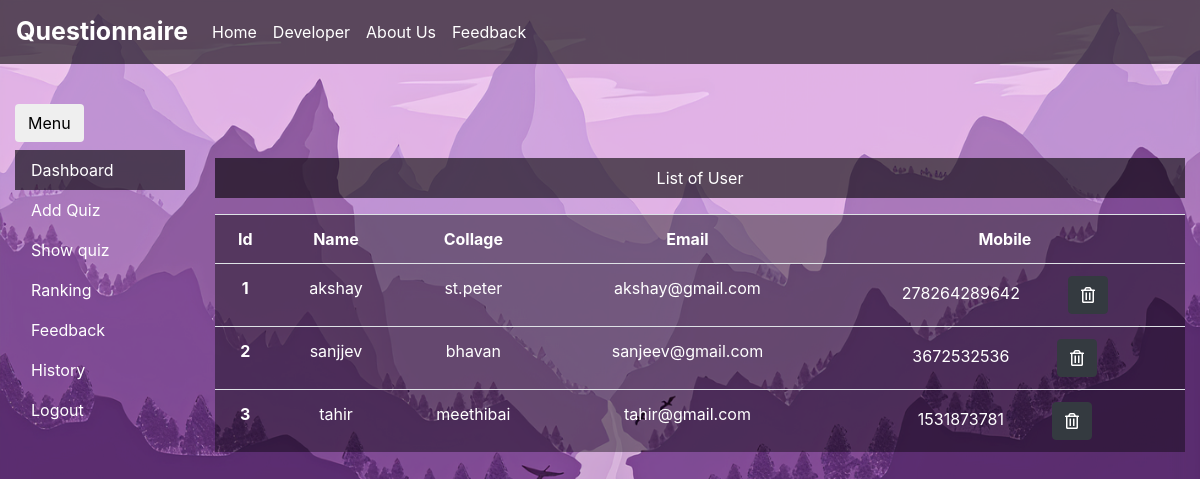
Page /admin/dashboard.php (signed in) on the committed database.
### tables this page shows
CREATE TABLE `user` (
  `name` varchar(50) NOT NULL,
  `gender` varchar(6) NOT NULL,
  `collage` varchar(50) NOT NULL,
  `email` varchar(80) NOT NULL,
  `mob` bigint(20) NOT NULL,
  `password` varchar(50) NOT NULL
);

### admin/dashboard.php (the view, shortened to what this page needs)
<?php
include('includes/header.php');
include('../dbcon.php');
  echo' <div class="col-sm-9 col-md-10 text-center" id="gob">
    <p class="p-2 mt-2 text-white " style="background-color: rgba(0, 0, 0, 0.6);">List of User</p>';
$sql="select * from user";
$result=$conn->query($sql);
if ($result->num_rows>0)
{
    echo '<table class="table"  style="color:white; background-color: rgba(0, 0, 0, 0.4);">
    <tbody>
    <tr>
    <th>Id</th>
    <th>Name</th>
    <th>Collage</th>
    <th>Email</th>
    <th>Mobile</th>
    </tr>
    ';
    $c=1;
    while($row=$result->fetch_assoc())
    {
     echo '<tr>
     <th>'.$c++.'</th>
     <td>'.$row["name"].'</td>
     <td>'.$row["collage"].'</td>
     <td>'.$row["email"].'</td>
     <td>'.$row["mob"].'<a title="Delete user" class="btn btn-dark ml-5" href="update.php?uemail='.$row["email"].'"><i class="far fa-trash-alt"></i></a</td>
     </tr>';
    }
    echo '<tbody>
    </table>
     ';
}
?>
</div>
<?php
include('includes/footer.php');
?>

### admin/includes/header.php (shortened to what this page needs)
<!DOCTYPE html>
<html lang="en">
<head>
  <link rel="stylesheet" href="../css/bootstrap.min.css">
  <link rel="stylesheet" href="../css/all.min.css">
  <link rel="stylesheet" href="../css/design.css">
</head>
<body style="background-image: url('../image/c.png');">
  <nav class="navbar navbar-expand-md sticky-top " style="background-color: rgba(0, 0, 0, 0.6);" >
        <a href="#" class="navbar-brand" style="color: white; font-weight: bold; font-size: 25px;">Questionnaire</a>
        <div class="collapse navbar-collapse" id="navbarCollapse">
            <div class="navbar-nav">
                <a href="../index.php" class="nav-item nav-link "  style="color: white;">Home</a>
                <a href="../developer.html" class="nav-item nav-link"  style="color: white;">Developer</a>
                <a href="../aboutus.html" class="nav-item nav-link"  style="color: white;">About Us</a>
                <a href="../feedback.php" class="nav-item nav-link " tabindex="-1"  style="color: white;">Feedback</a>
            </div>
        </div>
    </nav>
    <div class="container-fluid " style="margin-top: 40px; ">
        <button class="btn mb-2" id="menubutton" onclick="toggleMenu()">Menu</button>
        <div class="row">
            <nav class="col-sm-3 col-md-2 menu " id="menu" style="color: white; display: block">
                <div class="left-sidebar">
                    <ul class="nav flex-column">
                        <li class="nav-item">
                            <a style="color: white" class="nav-link <?php if (page=='dashboard.php') { echo 'active';} ?>" href="dashboard.php">Dashboard</a></li>
                        <li class="nav-item menu">
                             <a style="color: white" class="nav-link <?php if (page=='quiz.php') { echo 'active';} ?>" href="quiz.php">Add Quiz</a></li>
                        <li class="nav-item">
                             <a style="color: white" class="nav-link <?php if (page=='showquiz.php') { echo 'active';} ?>" href="showquiz.php">Show quiz</a></li>
                        <li class="nav-item">
                            <a style="color: white" class="nav-link <?php if (page=='rank.php') { echo 'active';} ?>" href="rank.php">Ranking</a></li>
                        <li class="nav-item">
                            <a style="color: white" class="nav-link <?php if (page=='feedback.php') { echo 'active';} ?>" href="afeedback.php">Feedback</a></li>
                        <li class="nav-item">
                            <a style="color: white" class="nav-link <?php if (page=='history.php') { echo 'active';} ?>" href="history.php">History</a></li>
                        <li class="nav-item"> <a style="color: white" class="nav-link" href="../logout.php">Logout</a></li>
                    </ul>
                </div>
</nav>
</body></html>

### admin/includes/footer.php (shortened to what this page needs)
</body>
</html>

### css/design.css (style rules this page uses)
body { background-color: #582b6e; background-repeat: no-repeat; background-attachment: fixed; background-size: 100% 100%; }

### admin/includes/header.php (style rules this page uses)
.active { color: #3a3a5c; background-color:rgba(0, 0, 0, 0.6); ; }

### rows in the picture
user: name "akshay", collage "st.peter", email "akshay@gmail.com", mob "278264289642"
user: name "sanjjev", collage "bhavan", email "sanjeev@gmail.com", mob "3672532536"
user: name "tahir", collage "meethibai", email "tahir@gmail.com", mob "1531873781"
